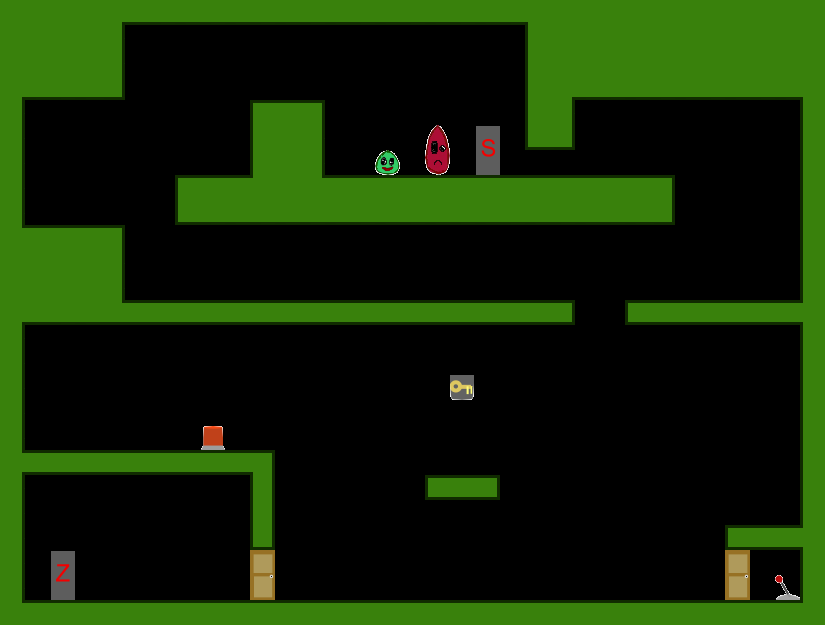

A 2D game scene composited from a Tiled map and its tileset images. What follows is a short description and the map's XML, with each tile layer's data collapsed to a summary:
An orthogonal 33x25 tile map with 25x25 px tiles, 1 tile layer (Kachelebene 1).

<map version="1.0" orientation="orthogonal" width="33" height="25" tilewidth="25" tileheight="25">
 <tileset firstgid="1" name="Tileset" tilewidth="25" tileheight="25">
  <image source="../../img/Tileset.png" width="400" height="250" />
 </tileset>
 <layer name="Kachelebene 1" width="33" height="25">
  <data>[825 cells, 284 non-empty, 35 distinct tile ids]</data>
 </layer>
</map>
